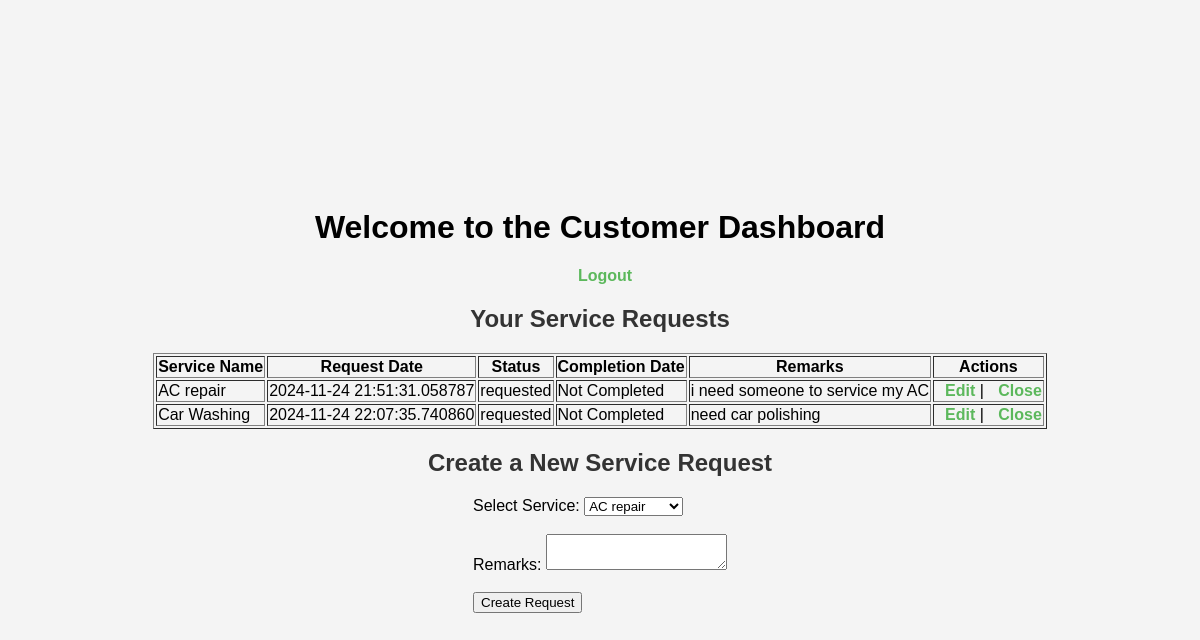
/customer/dashboard (signed in), run on an earlier commit of the app's database.
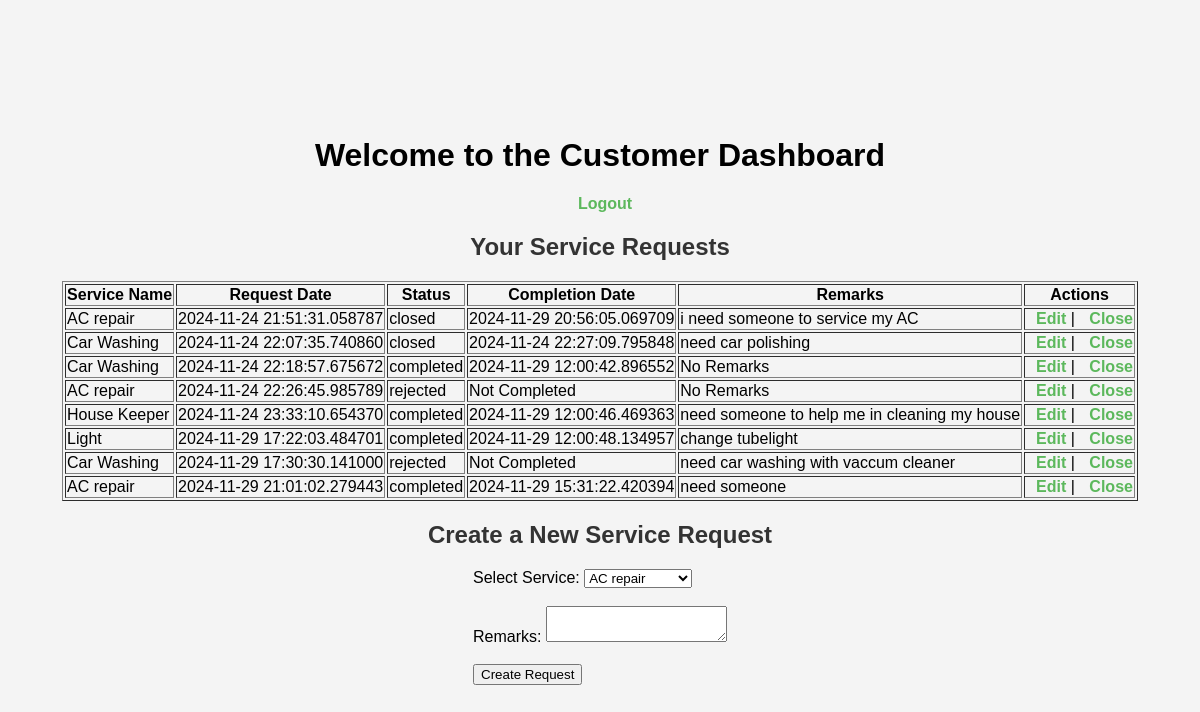
And on a later commit of the database.
### model/model.py (models this page shows)
class ServiceRequest(db.Model):
    id = db.Column(db.Integer, primary_key=True, autoincrement=True)
    service_id = db.Column(db.Integer, db.ForeignKey("service.id"), nullable=False)
    customer_id = db.Column(db.Integer, db.ForeignKey("customer.id"), nullable=False)
    professional_id = db.Column(db.Integer, db.ForeignKey("service_professional.id"), nullable=True)
    date_of_request = db.Column(db.DateTime, nullable=False)
    date_of_completion = db.Column(db.DateTime, nullable=True)
    service_status = db.Column(db.String(50), default="requested", nullable=False)
    remarks = db.Column(db.Text, nullable=True)

class Service(db.Model):
    id = db.Column(db.Integer, primary_key=True, autoincrement=True)
    name = db.Column(db.String(100), unique=True, nullable=False)
    base_price = db.Column(db.Float, nullable=False)
    description = db.Column(db.Text, nullable=True)
    time_required = db.Column(db.String(50), nullable=True)
    service_requests = db.relationship('ServiceRequest', backref='service', lazy=True)
    professional_id = db.Column(db.Integer, db.ForeignKey('service_professional.id'), nullable=True) #new
    professional = db.relationship('ServiceProfessional', backref='services', lazy=True) #new

### app.py (the view)
@app.route("/customer/dashboard", methods=["GET", "POST"])
def customer_dashboard():
    if session.get("user_type") != "Customer":
        flash("Please log in as Customer.")
        return redirect(url_for("login"))
    customer_id = session["user_id"]
    customer = Customer.query.get(customer_id)
    service_requests = ServiceRequest.query.filter_by(customer_id=customer.id).all()
    services = Service.query.all()
    return render_template("customer_dashboard.html", service_requests=service_requests, services=services)

### Templates/customer_dashboard.html (shortened to what this page needs)
<!DOCTYPE html>
<html lang="en">
<head>
    <link rel="stylesheet" type="text/css" href="{{ url_for('static', filename='styles.css') }}">
</head>
<body>
    <h1>Welcome to the Customer Dashboard</h1>
    <a href="{{ url_for('logout') }}">Logout</a>
    <h2>Your Service Requests</h2>
    <table border="1">
        <thead>
            <tr>
                <th>Service Name</th>
                <th>Request Date</th>
                <th>Status</th>
                <th>Completion Date</th>
                <th>Remarks</th>
                <th>Actions</th>
            </tr>
        </thead>
        <tbody>
            {% for request in service_requests %}
                <tr>
                    <td>{{ request.service.name }}</td>
                    <td>{{ request.date_of_request }}</td>
                    <td>{{ request.service_status }}</td>
                    <td>{{ request.date_of_completion or 'Not Completed' }}</td>
                    <td>{{ request.remarks or 'No Remarks' }}</td>
                    <td>
                        <a href="{{ url_for('edit_service_request', request_id=request.id) }}">Edit</a> |
                        <a href="{{ url_for('close_service_request', request_id=request.id) }}" onclick="return confirm('Are you sure you want to close this request?')">Close</a>
                    </td>
                </tr>
            {% endfor %}
        </tbody>
    </table>
    <h2>Create a New Service Request</h2>
    <form action="{{ url_for('create_service_request') }}" method="POST">
        <label for="service">Select Service:</label>
        <select name="service_id" id="service">
            {% for service in services %}
                <option value="{{ service.id }}">{{ service.name }}</option>
            {% endfor %}
        </select>
        <br><br>
        <label for="remarks">Remarks:</label>
        <textarea name="remarks" id="remarks"></textarea>
        <br><br>
        <button type="submit">Create Request</button>
    </form>

What changed in the data, as far as the page shows it:
changed ServiceRequest "i need someone to service my AC": service_status "requested" → "closed"; date_of_completion "Not Completed" → "2024-11-29 20:56:05.069709"
changed ServiceRequest "need car polishing": service_status "requested" → "closed"; date_of_completion "Not Completed" → "2024-11-24 22:27:09.795848"
added ServiceRequest: service.name "Car Washing", date_of_request "2024-11-24 22:18:57.675672", service_status "completed", date_of_completion "2024-11-29 12:00:42.896552", remarks "No Remarks"
added ServiceRequest: service.name "AC repair", date_of_request "2024-11-24 22:26:45.985789", service_status "rejected", date_of_completion "Not Completed", remarks "No Remarks"
added ServiceRequest: service.name "House Keeper", date_of_request "2024-11-24 23:33:10.654370", service_status "completed", date_of_completion "2024-11-29 12:00:46.469363", remarks "need someone to help me in cleaning my house"
added ServiceRequest: service.name "Light", date_of_request "2024-11-29 17:22:03.484701", service_status "completed", date_of_completion "2024-11-29 12:00:48.134957", remarks "change tubelight"
added ServiceRequest: service.name "Car Washing", date_of_request "2024-11-29 17:30:30.141000", service_status "rejected", date_of_completion "Not Completed", remarks "need car washing with vaccum cleaner"
added ServiceRequest: service.name "AC repair", date_of_request "2024-11-29 21:01:02.279443", service_status "completed", date_of_completion "2024-11-29 15:31:22.420394", remarks "need someone"
